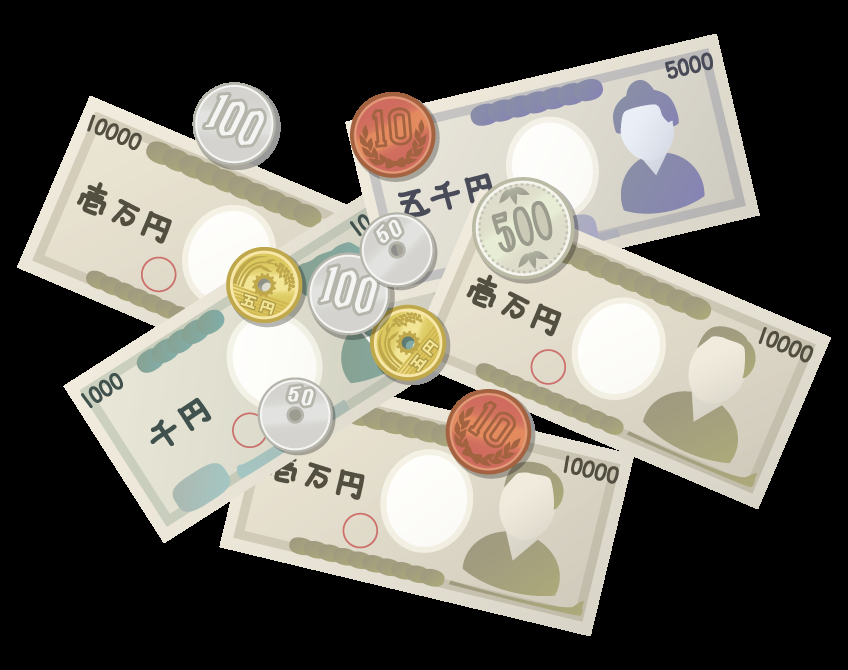
#> input picture coin_illust.png, 848 x 670 px
$ python 12-3.py
#> lines starting #> are read from the running program, lines starting #| are printed output that depends on the picture; after the words box and inside, x2 and y2 are one past the last pixel; in counts of white or black regions, pixels touching at a corner belong together
import cv2
import numpy as np
import os
from IPython.display import Image, display
from matplotlib import pyplot as plt


def imshow(img):
    """ndarray 配列をインラインで Notebook 上に表示する。
    """
    ret, encoded = cv2.imencode(".jpg", img)
    display(Image(encoded))

# 画像を読み込む。
img = cv2.imread(os.path.dirname(os.path.abspath(__file__))+"/coin_illust.png")
#> img is the input picture: shape (670, 848, 3); mean B, G, R 101.6, 110, 113.3

# グレースケールに変換する。
gray = cv2.cvtColor(img, cv2.COLOR_BGR2GRAY)
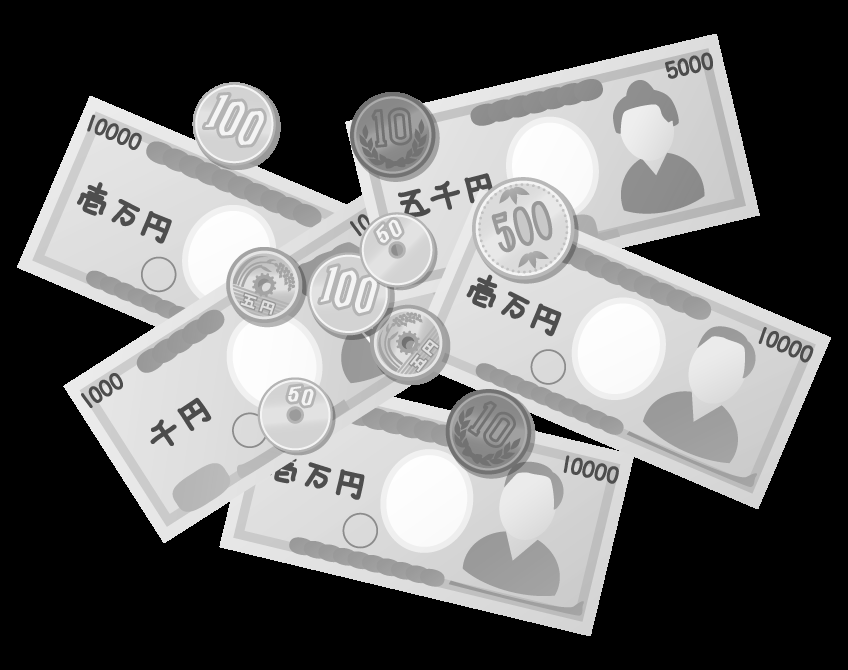
#> gray: shape (670, 848); min 0, max 254, mean 110.1

# Canny 法で2値化する。
edges = cv2.Canny(gray, 220, 300, L2gradient=True)
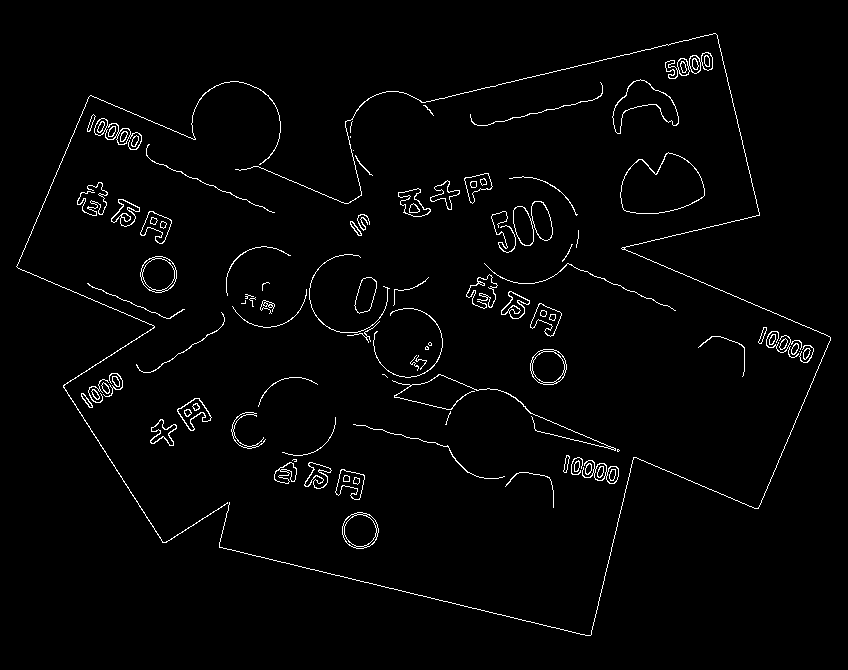
#> edges: shape (670, 848); 2.1% white in thin lines or dots, all inside (x1, y1, x2, y2) = (16, 33, 831, 636)
##cv2.imshow("result1",edges)
##cv2.imshow("result",edges)
k = cv2.waitKey(0)
#> (key Esc is pressed here)

def draw_line(img, theta, rho):
    h, w = img.shape[:2]
    if np.isclose(np.sin(theta), 0):
        x1, y1 = rho, 0
        x2, y2 = rho, h
    else:
        calc_y = lambda x: rho / np.sin(theta) - x * np.cos(theta) / np.sin(theta)
        x1, y1 = 0, calc_y(0)
        x2, y2 = w, calc_y(w)

    # float -> int
    x1, y1, x2, y2 = list(map(int, [x1, y1, x2, y2]))

    cv2.line(img, (x1, y1), (x2, y2), (0, 0, 255), 2)

lines = cv2.HoughLines(edges, 1, np.pi / 180, 100)
#> lines = 15 rows, first 8: [173, 1.97], [194, 1.34], [-15, 1.97], [52, 1.97], [119, 0.401], [-691, 2.91], [158, 2.57], [475, 1.82]
print(lines)
#| [[[ 1.7300000e+02  1.9722221e+00]]
#|  [[ 1.9400000e+02  1.3439035e+00]]
#|  [[-1.5000000e+01  1.9722221e+00]]
#|  [[ 5.2000000e+01  1.9722221e+00]]
#|  [[ 1.1900000e+02  4.0142572e-01]]
#|  [[-6.9100000e+02  2.9146998e+00]]
#|  [[ 1.5800000e+02  2.5656340e+00]]
#|  [[ 4.7500000e+02  1.8151424e+00]]
#|  [[ 8.9600000e+02  4.0142572e-01]]
#|  [[ 4.8500000e+02  1.7976891e+00]]
#|  [[ 7.1900000e+02  2.2689280e-01]]
#|  [[ 1.5000000e+02  2.5830872e+00]]
#> (further printed lines are left out)

# 直線を描画する。
if lines is not None:
    for rho, theta in lines.squeeze(axis=1):
        draw_line(img, theta, rho)
#> this loop made 15 passes
#> (rho, theta, y1 in draw_line, y2 in draw_line) on passes 1 to 12: (173, 1.97, 187, 547), (194, 1.34, 199, 3), (-15, 1.97, -16, 343), (52, 1.97, 56, 416), (119, 0.401, 304, -1693), (-691, 2.91, -3071, 601), (158, 2.57, 290, 1595), (475, 1.82, 489, 700), (896, 0.401, 2293, 295), (485, 1.8, 497, 693), (719, 0.227, 3196, -476), (150, 2.58, 283, 1640)
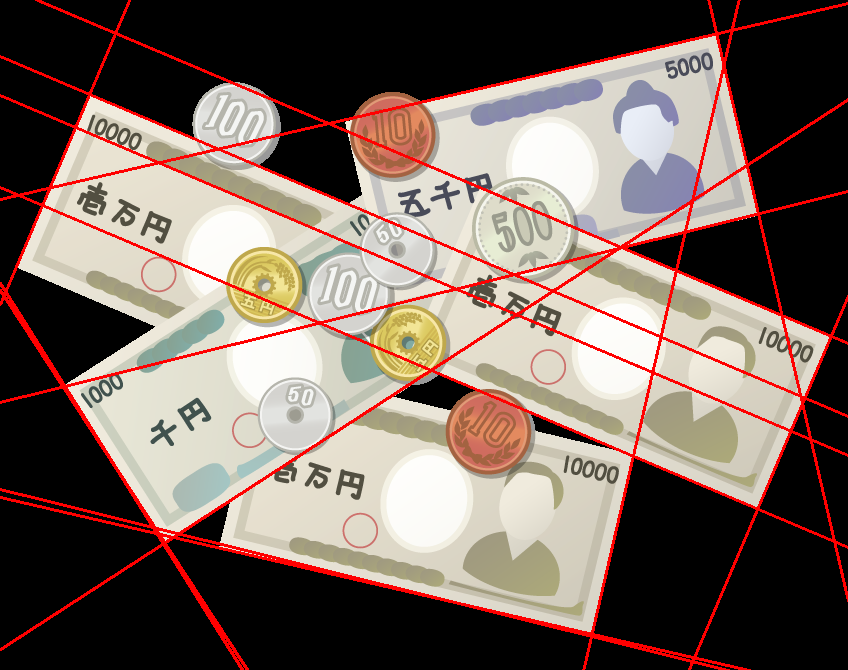
#> img: shape (670, 848, 3); 5.31% of pixels changed, all inside (x1, y1, x2, y2) = (0, 0, 848, 670)

cv2.imshow("result_",img)
k = cv2.waitKey(0)
#> (key Esc is pressed here)
